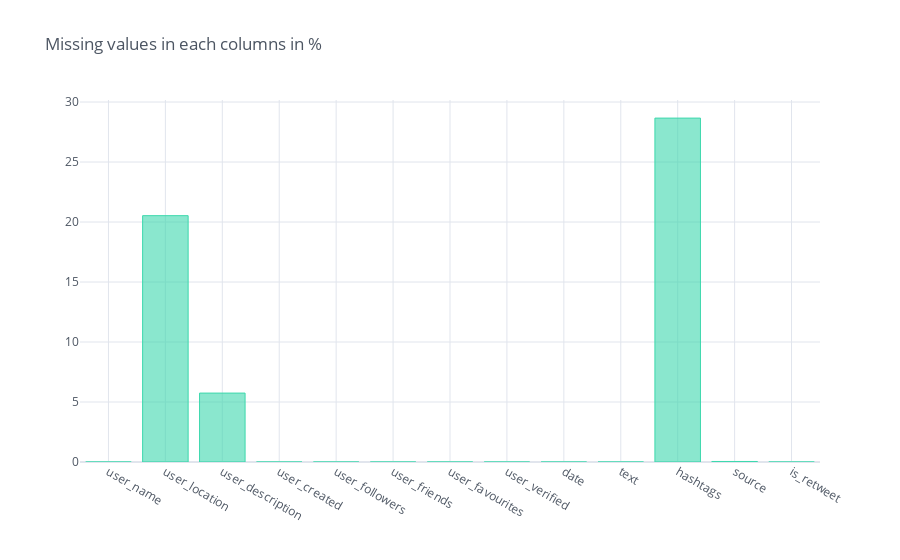

The notebook cell saved with this chart:
### Markdown cell above
# <a href="#Missing-data">Missing data</a>

### Code cell
# let us start with missing values


Missing_values = df.isnull().sum() / len(df) *100

Missing_values.iplot(kind='bar',title='Missing values in each columns in %',theme='white',color='#3DD8AD')

### Figure 1 — Plotly figure (JSON) as saved in the notebook; plotly's stock layout.template omitted (floating-point values rounded to 4 significant figures)
{"data": [{"marker": {"color": "rgba(61, 216, 173, 0.6)", "line": {"color": "rgba(61, 216, 173, 1.0)", "width": 1}}, "name": "None", "orientation": "v", "text": "", "type": "bar", "x": ["user_name", "user_location", "user_description", "user_created", "user_followers", "user_friends", "user_favourites", "user_verified", "date", "text", "hashtags", "source", "is_retweet"], "y": [0, 20.53, 5.743, 0, 0, 0, 0, 0, 0, 0, 28.66, 0.04299, 0]}], "layout": {"legend": {"bgcolor": "#FFFFFF", "font": {"color": "#4D5663"}}, "paper_bgcolor": "#FFFFFF", "plot_bgcolor": "#FFFFFF", "title": {"font": {"color": "#4D5663"}, "text": "Missing values in each columns in %"}, "xaxis": {"gridcolor": "#E1E5ED", "showgrid": true, "tickfont": {"color": "#4D5663"}, "title": {"font": {"color": "#4D5663"}, "text": ""}, "zerolinecolor": "#E1E5ED"}, "yaxis": {"gridcolor": "#E1E5ED", "showgrid": true, "tickfont": {"color": "#4D5663"}, "title": {"font": {"color": "#4D5663"}, "text": ""}, "zerolinecolor": "#E1E5ED"}}}
